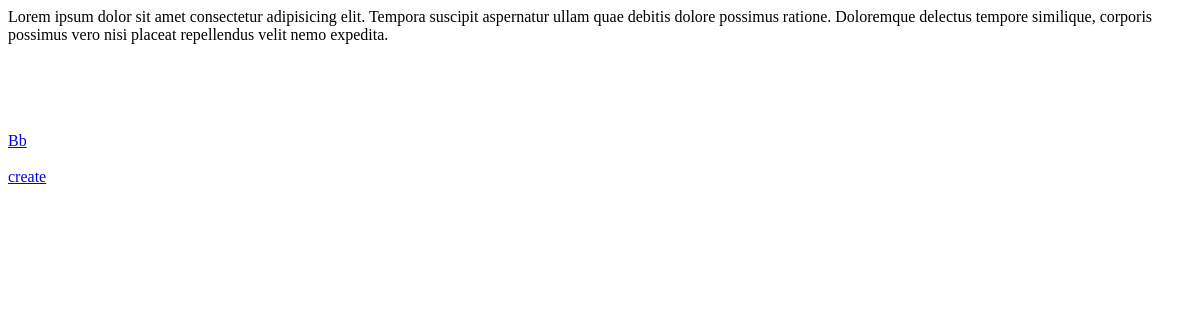
The app's page /blog/estaseninicio/, older data.
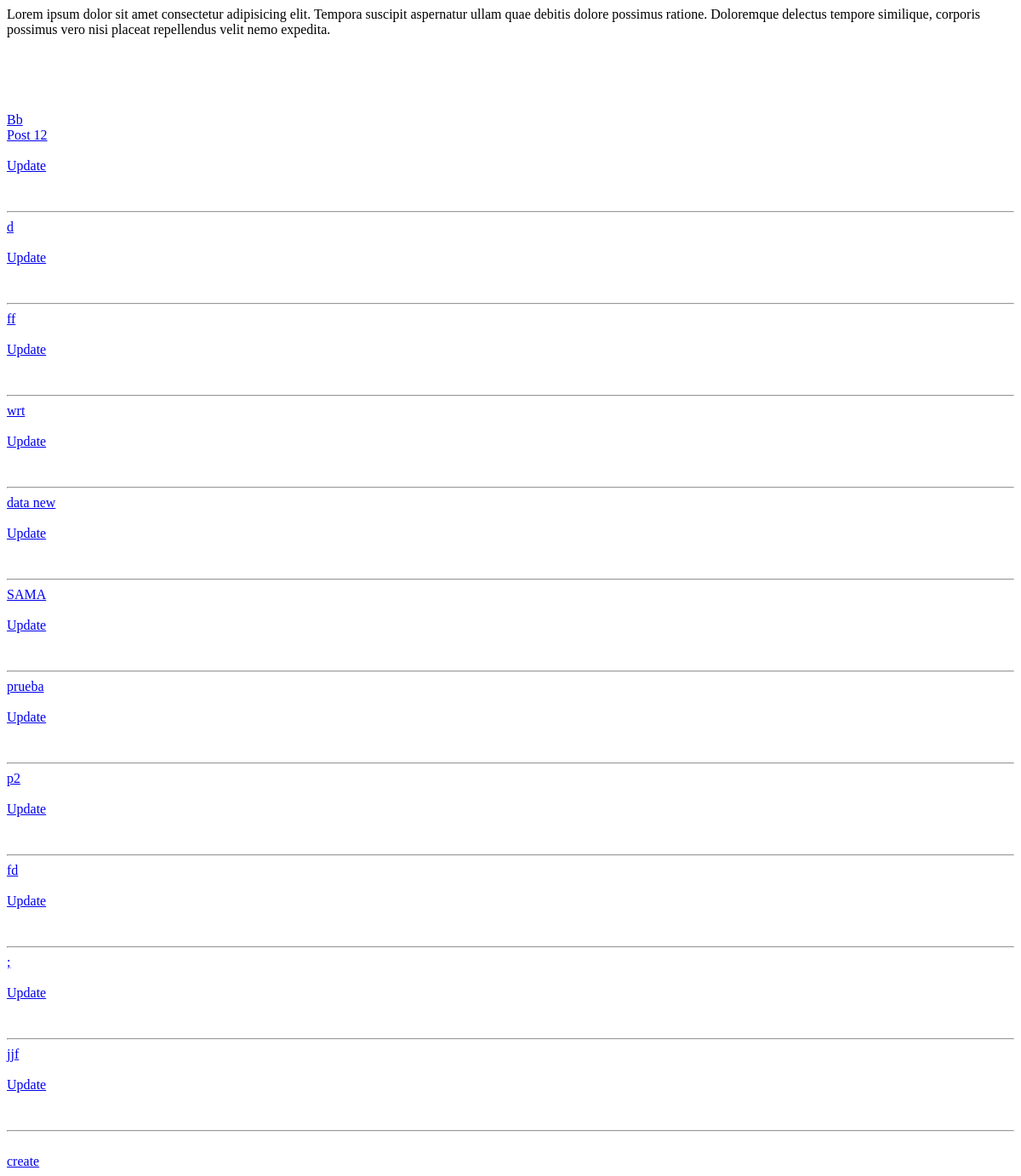
The same page, newer data.
### app/models.py (models this page shows, shortened)
class Post(models.Model):
    title = models.CharField( max_length=350)
    description = models.TextField()

### app/views.py (the view)
# urls.py: path('estaseninicio/',BlogListView.as_view(), name='homee'),
class BlogListView(View):
    def get(self, request, *args, **kwargs):
        posts = Post.objects.all()
        context = {
            'posts': posts
        }
        return render(request, 'bloglist.html', context)

### templates/bloglist.html (shortened to what this page needs)
<p>Lorem ipsum dolor sit amet consectetur adipisicing elit. Tempora suscipit aspernatur ullam quae debitis dolore possimus ratione. Doloremque delectus tempore similique, corporis possimus vero nisi placeat repellendus velit nemo expedita.</p>
<br><br><br><br><a href="{% url 'home' %}">Bb</a>
{% for post in posts %}
<a href="{% url 'blog:detail' post.id %}">{{post.title}}</a>
<a href="{% url 'blog:post-update' pk=post.pk %}">Update</a>
<hr>
{% endfor %}
<a href="{% url 'blog:create' %}">create</a>{% load static %}

Row changes from the older to the newer data that the page shows:
added Post: title "Post 12"
added Post: title "d"
added Post: title "ff"
added Post: title "wrt"
added Post: title "data new"
added Post: title "SAMA"
added Post: title "prueba"
added Post: title "p2"
added Post: title "fd"
added Post: title ";"
added Post: title "jjf"
